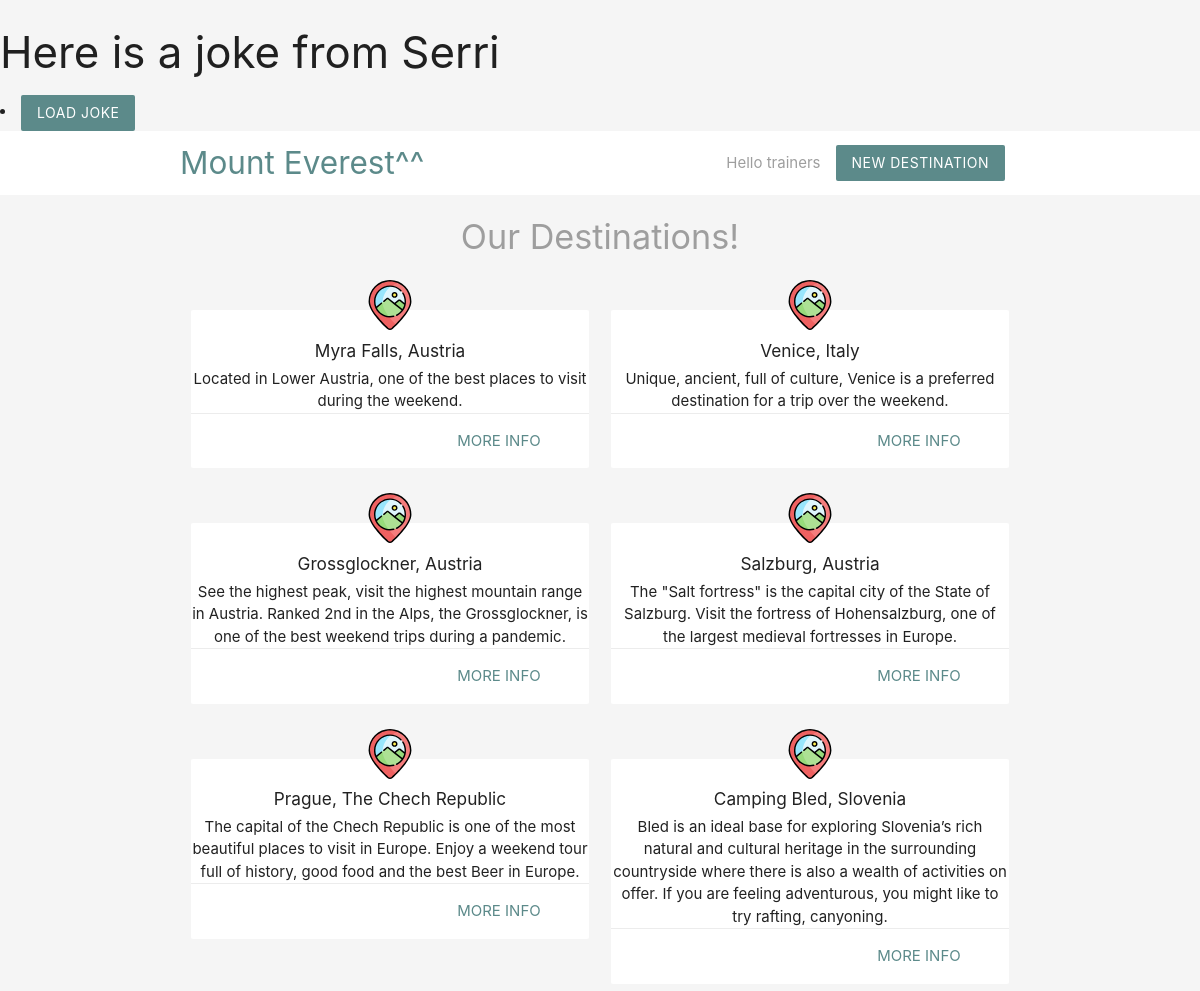
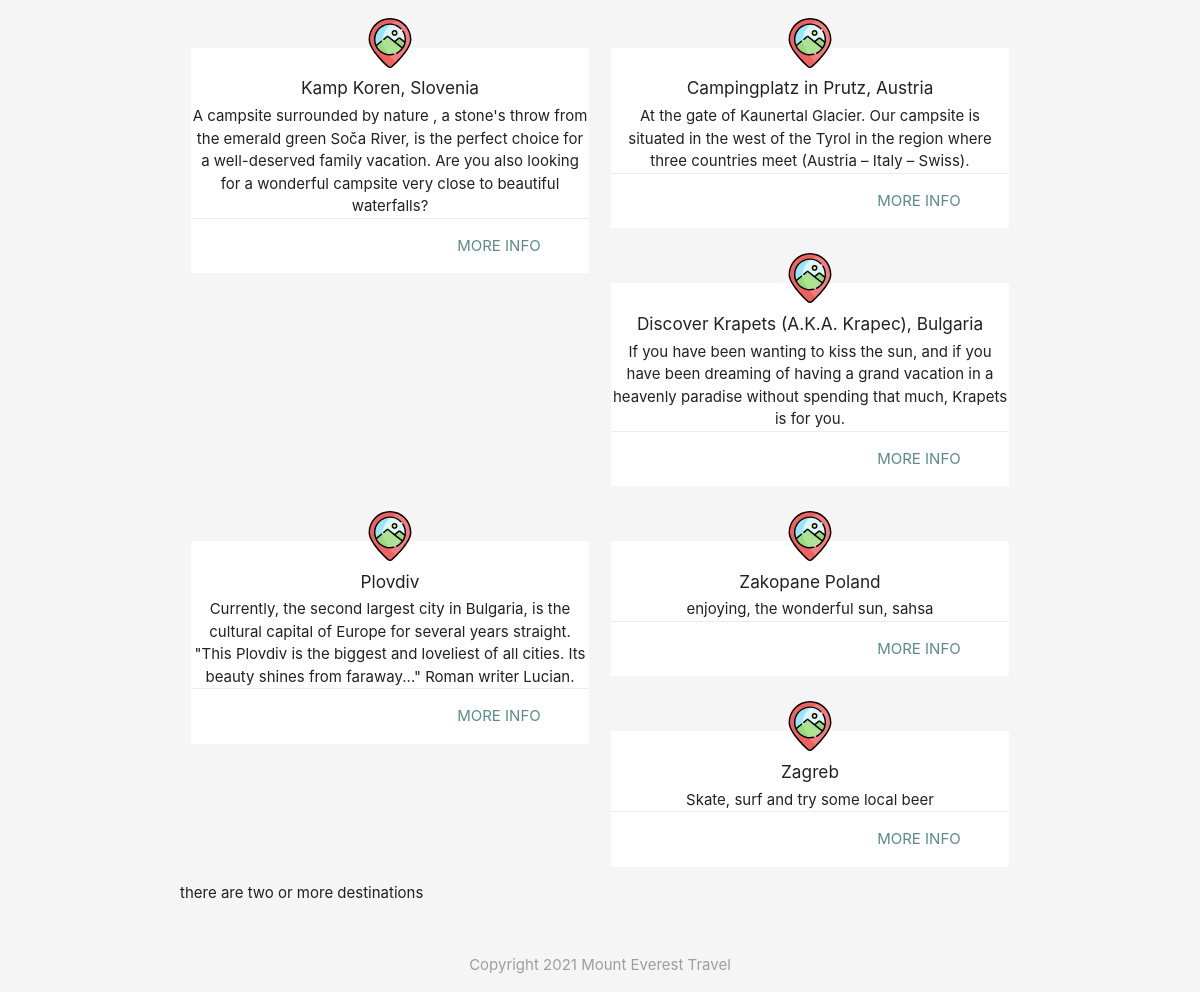
The page / on the database its author committed (2 pictures, top to bottom).
### tables this page shows
CREATE TABLE `locations` (
  `id` int(11) NOT NULL,
  `destination` varchar(255) NOT NULL,
  `details` varchar(255) NOT NULL,
  `email` varchar(255) NOT NULL,
  `created_at` timestamp NOT NULL DEFAULT current_timestamp(),
  `lat` float(10,6) DEFAULT NULL,
  `lng` float(10,6) DEFAULT NULL,
  `Price` float NOT NULL DEFAULT 0
);

### index.php (the view, shortened to what this page needs)
<?php
include('config/db_connect.php');
$sql = 'SELECT destination, details, id FROM locations ORDER BY created_at';
$result = mysqli_query($conn, $sql);
$locations = mysqli_fetch_all($result, MYSQLI_ASSOC);
?>
<!DOCTYPE html>
<html lang="en">
<head>
    <?php include('templates/header.php'); ?>
    <h4 class="center grey-text">Our Destinations!</h4>
    <div class="container">
        <div class="row">
            <?php foreach ($locations as $location) {  ?>
                <div class="col s6 md3">
                    <div class="card z-depth-0">
                    <img src="img/photo6.svg" class="vacay">
                        <div class="class-content center">
                            <h6><?php echo htmlspecialchars($location['destination']); ?></h6>
                            <div><?php echo htmlspecialchars($location['details']); ?></div>
                            <div class="card-action right-align">
                                <a href="details.php?id=<?php echo $location['id']; ?>"
                                class="brand-text">more info</a>
                            </div>
                        </div>
                    </div>
                </div>
            <?php } ?>
            <?php if (count($locations) >= 3) : ?>
                <p>there are two or more destinations</p>
            <?php else : ?>
                <p>there are less than 2 destinations</p>
            <?php endif; ?>
        </div>
    </div>
    <?php include('templates/footer.php'); ?>
</html>

### templates/header.php (shortened to what this page needs)
<?php
$name = $_SESSION['name'] ?? 'Guest';
?>
<head>
    <link rel="stylesheet" href="https://cdnjs.cloudflare.com/ajax/libs/materialize/1.0.0/css/materialize.min.css">
</head>
<body class="grey lighten-4">
    <div class="col s6 md3">
        <h3 class="text-center">Here is a joke from Serri</h3>
        <li><a id="btnReloadJoke" class="btn brand z-depth-0" onclick="window.location.reload();">Load Joke</a></li>
    </div>
    <nav class="white z-depth-0">
        <div class="container">
            <a href="index.php" class="brand-logo brand-text">Mount Everest^^</a>
            <ul id="nav-mobile" class=right hide-on-small-and-down">
                <li class="grey-text">Hello <?php echo htmlspecialchars($name); ?></li>
                <li><a href="add.php" class="btn brand z-depth-0">New Destination</a></li>
            </ul>
        </div>
    </nav>

### templates/footer.php (shortened to what this page needs)
<footer class="section">
<div class="center grey-text">
Copyright 2021 Mount Everest Travel
</div>
</footer>
</body>

### templates/header.php (style rules this page uses)
.brand { background: #5c8a8a !important; }
.brand-text { color: #5c8a8a !important; }
.vacay { width: 10 px; height: 50px; margin: 40px auto -30px; display: block; position: relative; top: -30px; }
html, body { height: 60%; margin: 0; padding: 0; }

### rows shown on the page
locations: destination "Myra Falls, Austria", details "Located in Lower Austria, one of the best places to visit during the weekend."
locations: destination "Venice, Italy", details "Unique, ancient, full of culture, Venice is a preferred destination for a trip over the weekend."
locations: destination "Grossglockner, Austria", details "See the highest peak, visit the highest mountain range in Austria. Ranked 2nd in the Alps, the Grossglockner, is one of the best weekend trips during a pandemic."
locations: destination "Salzburg, Austria", details "The \"Salt fortress\" is the capital city of the State of Salzburg. Visit the fortress of Hohensalzburg, one of the largest medieval fortresses in Europe."
locations: destination "Prague, The Chech Republic", details "The capital of the Chech Republic is one of the most beautiful places to visit in Europe. Enjoy a weekend tour full of history, good food and the best Beer in Europe."
locations: destination "Camping Bled, Slovenia", details "Bled is an ideal base for exploring Slovenia’s rich natural and cultural heritage in the surrounding countryside where there is also a wealth of activities on offer. If you are feeling adventurous, you might like to try rafting, canyoning."
locations: destination "Kamp Koren, Slovenia", details "A campsite surrounded by nature , a stone's throw from the emerald green Soča River, is the perfect choice for a well-deserved family vacation. Are you also looking for a wonderful campsite very close to beautiful waterfalls?"
locations: destination "Campingplatz in Prutz, Austria", details "At the gate of Kaunertal Glacier. Our campsite is situated in the west of the Tyrol in the region where three countries meet (Austria – Italy – Swiss)."
locations: destination "Discover Krapets (A.K.A. Krapec), Bulgaria", details "If you have been wanting to kiss the sun, and if you have been dreaming of having a grand vacation in a heavenly paradise without spending that much, Krapets is for you."
locations: destination "Plovdiv", details "Currently, the second largest city in Bulgaria, is the cultural capital of Europe for several years straight. \"This Plovdiv is the biggest and loveliest of all cities. Its beauty shines from faraway...\" Roman writer Lucian."
locations: destination "Zakopane Poland", details "enjoying, the wonderful sun, sahsa"
locations: destination "Zagreb", details "Skate, surf and try some local beer"

### other values the page prints
$name "trainers"
